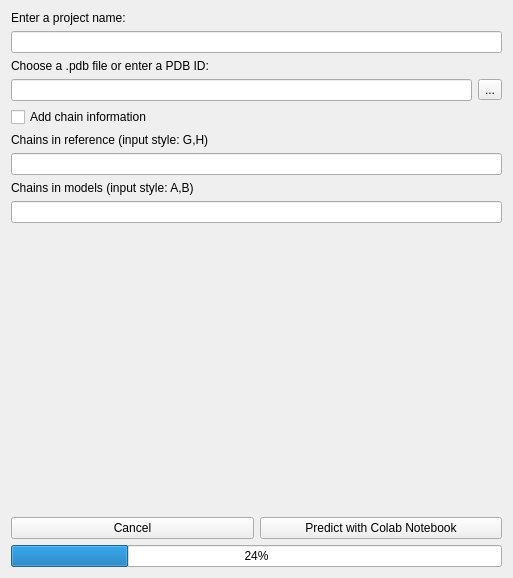
<?xml version="1.0" encoding="UTF-8"?>
<ui version="4.0">
 <class>Form</class>
 <widget class="QWidget" name="Form">
  <property name="geometry">
   <rect>
    <x>0</x>
    <y>0</y>
    <width>513</width>
    <height>578</height>
   </rect>
  </property>
  <property name="windowTitle">
   <string>Form</string>
  </property>
  <layout class="QVBoxLayout" name="verticalLayout">
   <item>
    <widget class="QLabel" name="label_18">
     <property name="text">
      <string>Enter a project name:</string>
     </property>
    </widget>
   </item>
   <item>
    <widget class="QLineEdit" name="txt_prediction_project_name"/>
   </item>
   <item>
    <widget class="QLabel" name="label_15">
     <property name="text">
      <string>Choose a .pdb file or enter a PDB ID:</string>
     </property>
    </widget>
   </item>
   <item>
    <layout class="QHBoxLayout" name="horizontalLayout_17">
     <item>
      <widget class="QLineEdit" name="txt_prediction_load_reference"/>
     </item>
     <item>
      <widget class="QToolButton" name="btn_prediction_load_reference">
       <property name="text">
        <string>...</string>
       </property>
      </widget>
     </item>
    </layout>
   </item>
   <item>
    <widget class="QCheckBox" name="cb_prediction_chain_info">
     <property name="text">
      <string>Add chain information</string>
     </property>
    </widget>
   </item>
   <item>
    <layout class="QVBoxLayout" name="verticalLayout_14">
     <item>
      <widget class="QLabel" name="label_16">
       <property name="text">
        <string>Chains in reference (input style: G,H)</string>
       </property>
      </widget>
     </item>
     <item>
      <widget class="QLineEdit" name="txt_prediction_chain_ref"/>
     </item>
     <item>
      <widget class="QLabel" name="label_17">
       <property name="text">
        <string>Chains in models (input style: A,B)</string>
       </property>
      </widget>
     </item>
     <item>
      <widget class="QLineEdit" name="txt_prediction_chain_model"/>
     </item>
    </layout>
   </item>
   <item>
    <spacer name="verticalSpacer">
     <property name="orientation">
      <enum>Qt::Vertical</enum>
     </property>
     <property name="sizeHint" stdset="0">
      <size>
       <width>20</width>
       <height>235</height>
      </size>
     </property>
    </spacer>
   </item>
   <item>
    <layout class="QHBoxLayout" name="horizontalLayout_18">
     <item>
      <widget class="QPushButton" name="btn_prediction_cancel">
       <property name="text">
        <string>Cancel</string>
       </property>
      </widget>
     </item>
     <item>
      <widget class="QPushButton" name="btn_prediction_start">
       <property name="text">
        <string>Predict with Colab Notebook</string>
       </property>
      </widget>
     </item>
    </layout>
   </item>
   <item>
    <widget class="QProgressBar" name="progress_bar_prediction">
     <property name="value">
      <number>24</number>
     </property>
    </widget>
   </item>
  </layout>
 </widget>
 <resources/>
 <connections/>
</ui>
